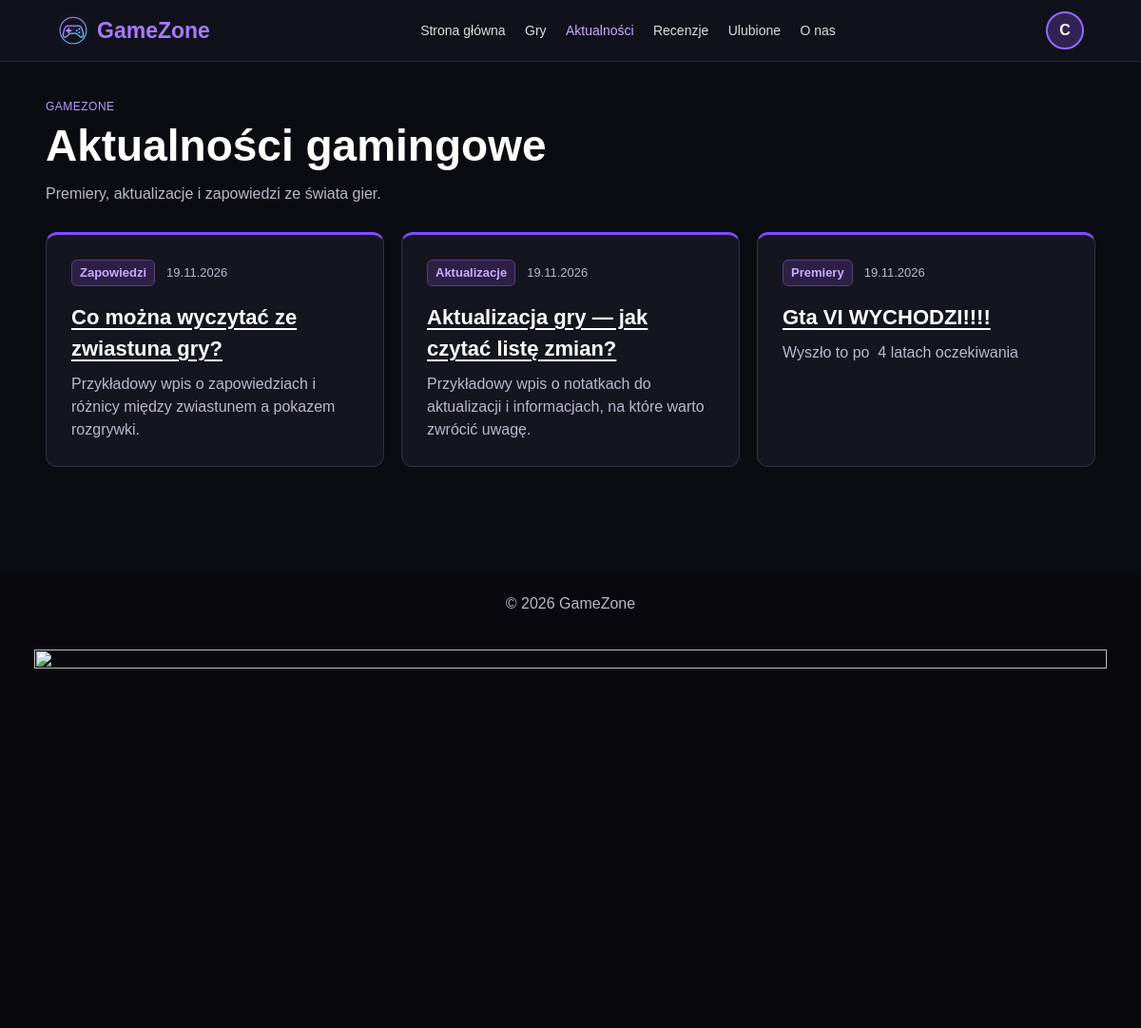
Page /php/news.php (signed in) on the committed database.
### tables this page shows
CREATE TABLE `users` (
  `id` int(11) NOT NULL,
  `username` varchar(50) NOT NULL,
  `email` varchar(190) NOT NULL,
  `password` varchar(255) NOT NULL DEFAULT '',
  `created_at` timestamp NOT NULL DEFAULT current_timestamp(),
  `avatar_path` varchar(255) DEFAULT NULL
);

CREATE TABLE `news_articles` (
  `id` int(10) UNSIGNED NOT NULL,
  `slug` varchar(120) NOT NULL,
  `title` varchar(180) NOT NULL,
  `summary` varchar(500) NOT NULL,
  `content` text NOT NULL,
  `category` varchar(50) NOT NULL,
  `published_at` datetime DEFAULT NULL
);

### php/news.php (the view, shortened to what this page needs)
<?php
require __DIR__ . '/bootstrap.php';
require __DIR__ . '/layout.php';
$user = signedInUser();
$requestId = $_GET['id'] ?? null;
$slug = $_GET['artykul'] ?? null;
$isDetail = $requestId !== null || $slug !== null;
$validId = is_string($requestId) && preg_match('/\A[1-9][0-9]{0,9}\z/', $requestId) === 1;
$validSlug = is_string($slug) && strlen($slug) <= 480
    && preg_match('/\A[^\p{C}]{1,120}\z/u', $slug) === 1;
$article = null;
$articles = [];
$available = true;
$published = 'published_at IS NOT NULL AND published_at <= CURRENT_TIMESTAMP';
try {
    if ($validId) {
        $article = getRow(
            'SELECT title, summary, content, category, published_at FROM news_articles WHERE id = ? AND ' . $published,
            [$requestId]
        );
    } elseif ($requestId === null && $validSlug) {
        $article = getRow(
            'SELECT title, summary, content, category, published_at FROM news_articles WHERE slug = ? AND ' . $published,
            [$slug]
        );
    } elseif (!$isDetail) {
        $articles = getRows(
            'SELECT id, title, summary, category, published_at FROM news_articles WHERE ' . $published .
            ' ORDER BY published_at DESC, id DESC'
        );
    }
} catch (PDOException $error) {
    if ((string) $error->getCode() !== '42S02') throw $error;
    $available = false;
}
pageStart($article['title'] ?? 'Aktualności gamingowe', 'news', $user);
?>
<main class="news-page">
    <?php if (!$available): ?>
    <h1>Aktualności gamingowe</h1>
    <p class="notice" role="status">Ta sekcja nie jest jeszcze skonfigurowana. W phpMyAdmin wybierz bazę GameZone i zaimportuj <strong>aktualnosci_migracja.sql</strong>.</p>
    <?php elseif ($isDetail && !$article): ?>
    <h1>Nie znaleziono artykułu</h1>
    <p class="muted">Wpis nie istnieje albo nie został jeszcze opublikowany.</p>
    <?php else: ?>
    <div class="news-intro">
        <p class="category">GameZone</p>
        <h1>Aktualności gamingowe</h1>
        <p class="muted">Premiery, aktualizacje i zapowiedzi ze świata gier.</p>
    </div>
    <div class="news-grid">
        <?php foreach ($articles as $item): ?>
        <article class="panel news-card">
            <div class="news-meta">
                <span class="news-tag"><?= h($item['category']) ?></span>
                <time datetime="<?= h(substr($item['published_at'], 0, 10)) ?>"><?= h(displayDate($item['published_at'])) ?></time>
            </div>
            <h2><a href="<?= h('news.php?id=' . $item['id']) ?>"><?= h($item['title']) ?></a></h2>
            <p><?= h($item['summary']) ?></p>
        </article>
        <?php endforeach; ?>
    </div>
    <?php endif; ?>
</main>

### php/bootstrap.php (shortened to what this page needs)
<?php
function connection(bool $open = true): ?PDO
{
    static $pdo;
    if ($pdo instanceof PDO) return $pdo;
    $config = require __DIR__ . '/config.php';
    try {
        $pdo = new PDO(
            'mysql:host=' . $config['host'] . ';port=' . $config['port'] . ';dbname=' . $config['database'] . ';charset=utf8mb4',
            $config['username'],
            $config['password'],
            [PDO::ATTR_ERRMODE => PDO::ERRMODE_EXCEPTION, PDO::ATTR_DEFAULT_FETCH_MODE => PDO::FETCH_ASSOC, PDO::ATTR_EMULATE_PREPARES => false]
        );
    } catch (PDOException $error) {
        error_log('GameZone database connection error: ' . $error->getCode());
        http_response_code(503);
        exit('Nie udało się połączyć z bazą GameZone. Sprawdź, czy MySQL działa i czy dane w config.php są poprawne.');
    }
    return $pdo;
}
function db(): PDO
{
    return connection();
}
function getRows(string $query, array $params = []): array
{
    $statement = db()->prepare($query);
    $statement->execute($params);
    return $statement->fetchAll();
}
function getRow(string $query, array $params = []): ?array
{
    $statement = db()->prepare($query);
    $statement->execute($params);
    $result = $statement->fetch();
    return $result === false ? null : $result;
}
function h($value): string
{
    return htmlspecialchars((string) $value, ENT_QUOTES | ENT_SUBSTITUTE, 'UTF-8');
}
function signedInUser(): array
{
    $user = getRow('SELECT id, username, email, created_at, avatar_path FROM users WHERE id = ?', [(int) $_SESSION['user_id']]);
    return $user;
}
function initial(string $name): string
{
    $first = preg_match('/^./us', trim($name), $part) ? $part[0] : 'G';
    if (function_exists('mb_strtoupper')) return mb_strtoupper($first, 'UTF-8');
    return strtoupper(strtr($first, ['ą'=>'Ą','ć'=>'Ć','ę'=>'Ę','ł'=>'Ł','ń'=>'Ń','ó'=>'Ó','ś'=>'Ś','ź'=>'Ź','ż'=>'Ż']));
}
function avatarMarkup(array $user): void
{
    echo '<span class="avatar-initial" aria-hidden="true">' . h(initial($user['username'])) . '</span>';
}
function displayDate(string $value): string
{
    $stamp = strtotime($value);
    return $stamp === false ? $value : date('d.m.Y', $stamp);
}

### css/style.css (style rules this page uses)
:root { color-scheme: dark; --background: #0b0b12; --surface: #151520; --muted: #bcb8cc; --purple: #7c3df4; --pale: #c8adff; --line: #343044; }
* { box-sizing: border-box; }
html { scroll-behavior: smooth; }
body { margin: 0; color: #fff; background: var(--background); font: 16px/1.5 Arial, Helvetica, sans-serif; }
h1, h2, h3, p { margin: 0; }
h1 { font-size: clamp(30px, 5vw, 54px); line-height: 1.07; }
h2 { font-size: clamp(24px, 3vw, 34px); margin-bottom: 22px; }
a { color: var(--pale); }
.category { color: #b69cff; text-transform: uppercase; letter-spacing: .04em; font-size: 12px; }
.panel { padding: clamp(16px, 3vw, 26px); border: 1px solid var(--line); border-radius: 12px; background: var(--surface); }
.panel h2 { margin-bottom: 14px; font-size: 24px; }
.muted { color: var(--muted); }
.news-page { width: min(92%, 1120px); min-height: 67vh; margin: auto; padding: 38px 0 64px; }
.news-intro { margin-bottom: 28px; }
.news-intro .category { margin-bottom: 8px; }
.news-intro h1, .news-page > h1, .news-article h1 { margin: 0 0 14px; font-size: clamp(29px, 6vw, 46px); overflow-wrap: anywhere; }
.news-grid { display: grid; grid-template-columns: repeat(auto-fit, minmax(min(100%, 270px), 1fr)); gap: 18px; }
.news-card { border-top: 3px solid #7c4dff; }
.news-card h2 { margin: 14px 0 9px; font-size: 22px; overflow-wrap: anywhere; }
.news-card h2 a { color: #fff; text-underline-offset: 4px; }
.news-card p, .news-summary { color: var(--muted); overflow-wrap: anywhere; }
.news-meta { display: flex; align-items: center; flex-wrap: wrap; gap: 6px 12px; margin-bottom: 16px; color: var(--muted); font-size: 13px; }
.news-tag { padding: 3px 8px; border: 1px solid #574178; border-radius: 6px; background: #2c2046; color: var(--pale); font-weight: bold; }

### rows in the picture
users: username "C"
news_articles: category "Zapowiedzi", published_at "19.11.2026", title "Co można wyczytać ze zwiastuna gry?", summary "Przykładowy wpis o zapowiedziach i różnicy między zwiastunem a pokazem rozgrywki."
news_articles: category "Aktualizacje", published_at "19.11.2026", title "Aktualizacja gry — jak czytać listę zmian?", summary "Przykładowy wpis o notatkach do aktualizacji i informacjach, na które warto zwrócić uwagę."
news_articles: category "Premiery", published_at "19.11.2026", title "Gta VI WYCHODZI!!!!", summary "Wyszło to po 4 latach oczekiwania"
